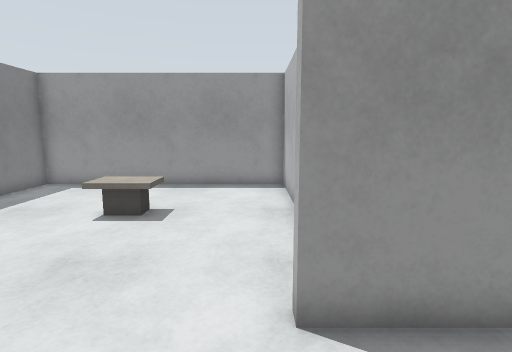
view 1 (above)

12 first-person views from a walk through a Gazebo world. The camera is 1.2 m above the floor, tilts 8° down and sees 80° across. The floor is counted in squares, 0.5 m on a side. Each view is taken from the middle of a square. On the plan, view 1 faces up. The plan holds only what a view shows up to about 18 squares ahead; the rest is blank.

view 2
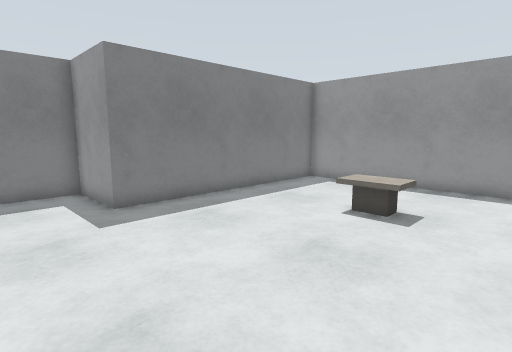

view 3
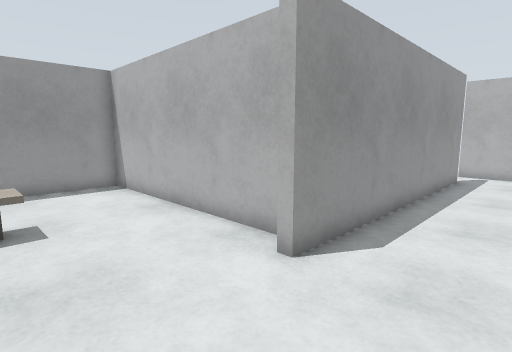

view 4
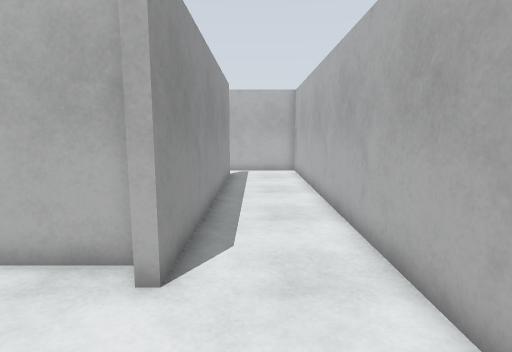

view 5
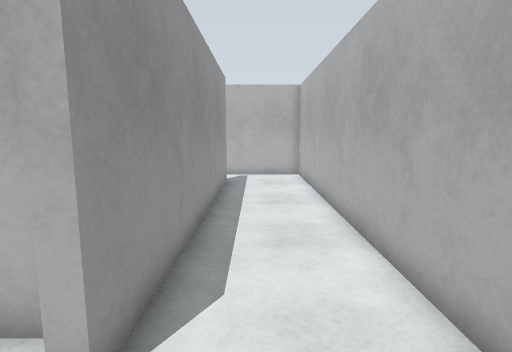

view 6
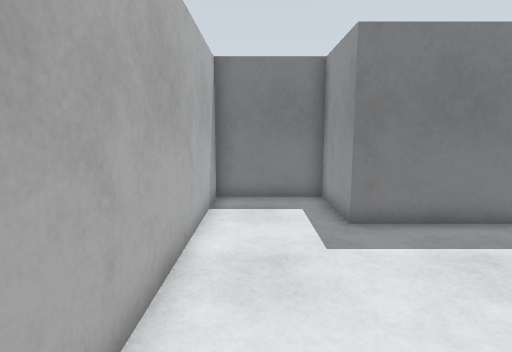

view 7
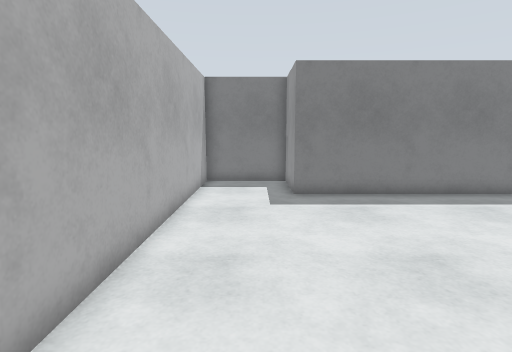

view 8
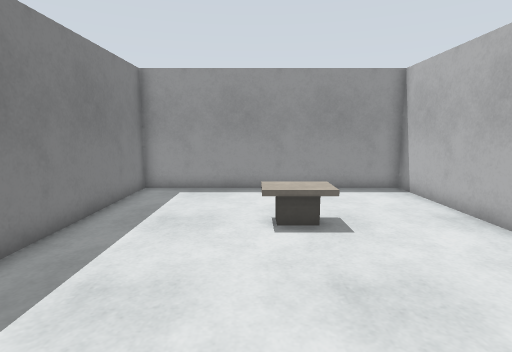

view 9
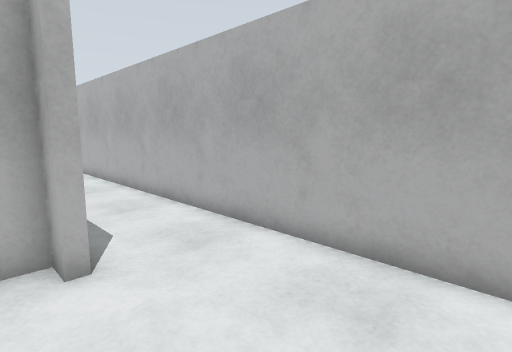

view 10
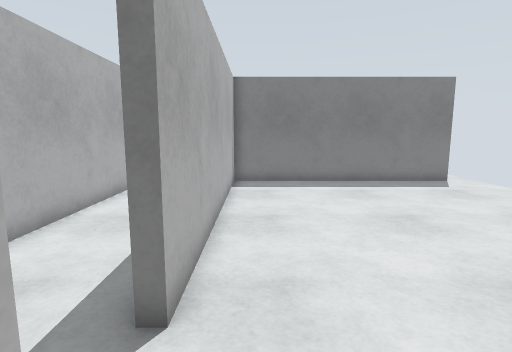

view 11
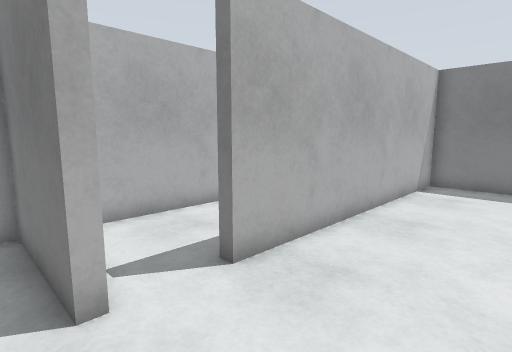

view 12
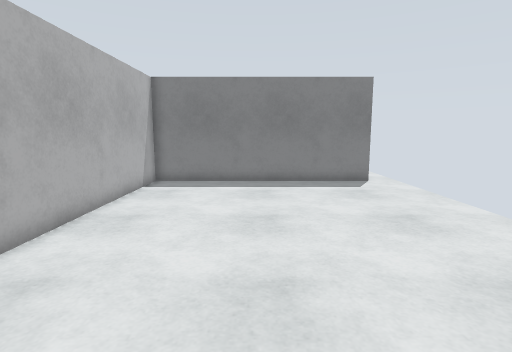

### Floor plan
Points are (right, up) in squares from view 1. A wall is a line through its corners. A room is listed if a view was taken in it or the views show most of it. See-through windows are left out.
Room 1 (views 1, 2, 3, 4, 5, 6, 7, 8, 9)
walls: (13.5, 3.9) (13.5, 3.5) (0.5, 3.5) (0.5, 3.9) (1.3, 3.9) (1.3, 14.3) (-9.9, 14.3) (-9.9, 3.5) (-13.3, 3.5) (-13.3, -0.5) (15.7, -0.5) (15.7, 3.9)
ways out: opening at (14.5, 4) to room 2
objects: table (-5, 9) to (-3, 9)
Room 2 (views 10, 11, 12)
walls: (1.7, 14.8) (1.7, 3.9) (13.5, 3.9); (15.7, 3.9) (16.1, 3.9) (16.1, -0.5)
ways out: opening at (14.5, 4) to room 1

Positions as (right, up) in squares from view 1, and headings:
1: (0, 0), facing up
2: (0, 0), facing up-left
3: (-4, 0), facing up-right
4: (-4, 2), facing right
5: (-2, 2), facing right
6: (-2, 1), facing left
7: (2, 2), facing left
8: (-5, 1), facing up
9: (-5, 5), facing down-right
10: (17, 5), facing left
11: (17, 8), facing down-left
12: (17, 9), facing left
